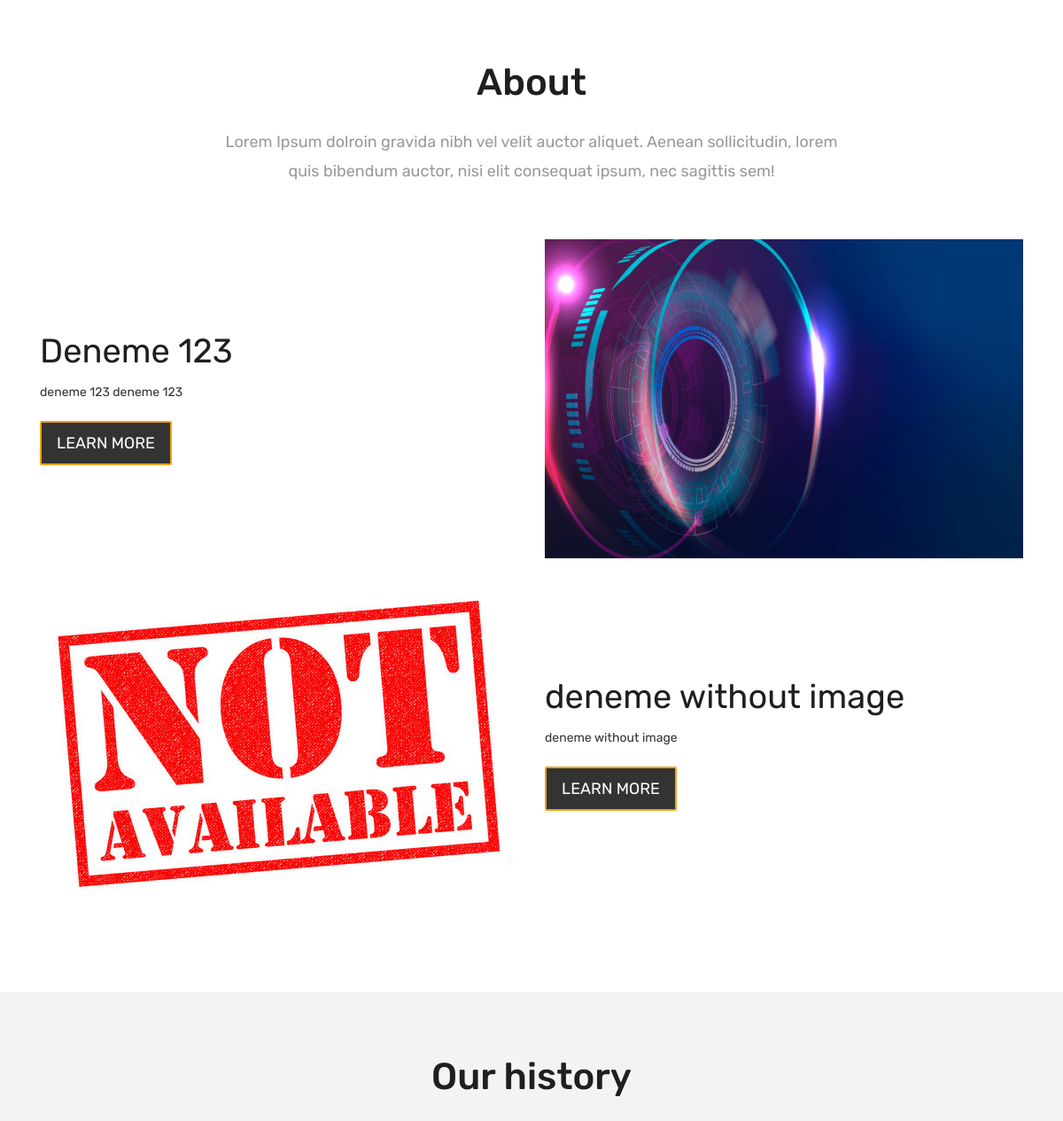
Before: / (middle part) with the older database file.
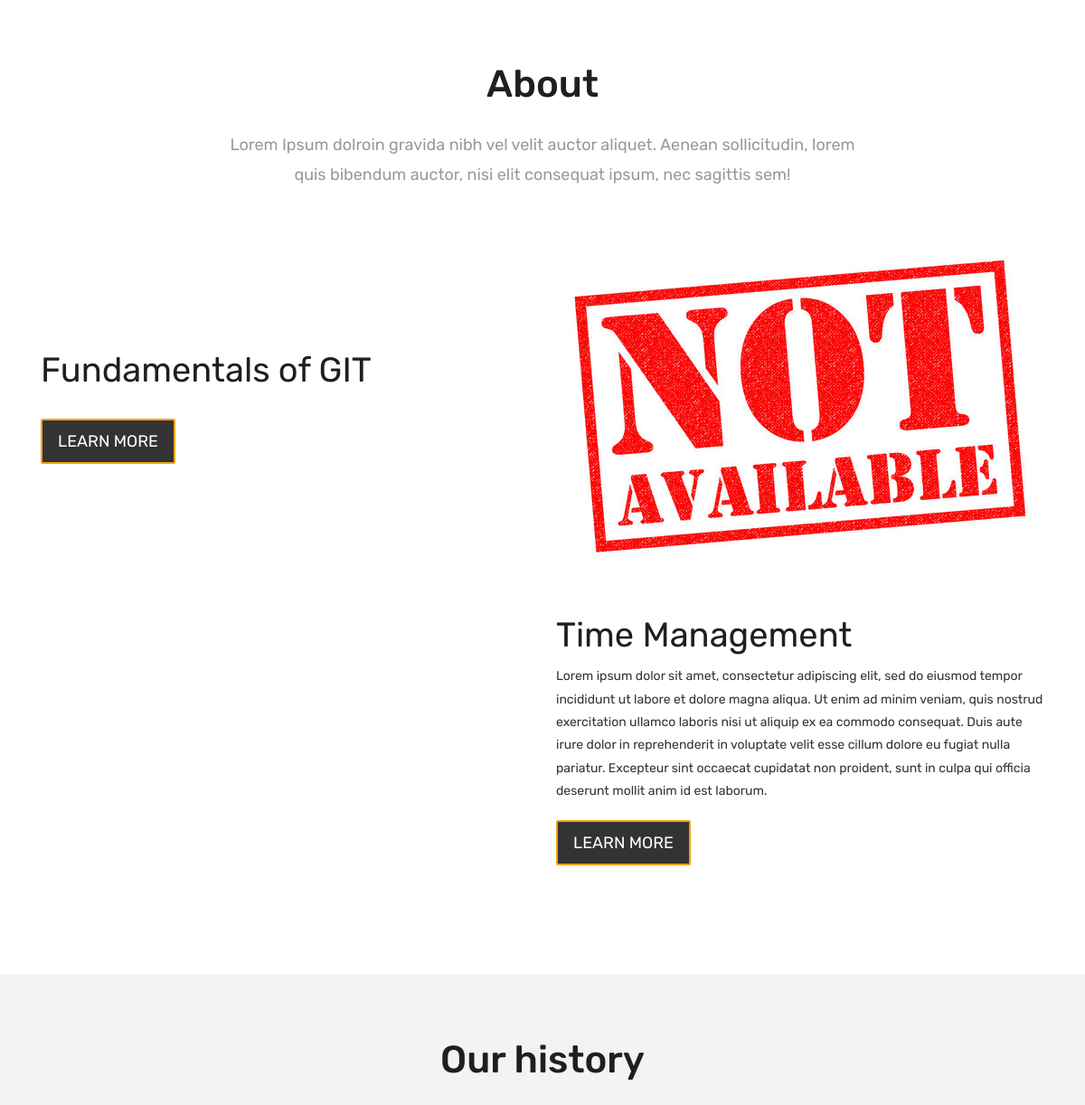
After: the same page with the newer database file.
### courses/models.py (models this page shows, shortened)
class Course(models.Model):
    name = models.CharField(max_length=200, unique=True, verbose_name="Course Name", help_text="Enter the course name")
    category = models.ForeignKey(Category, null=True, on_delete=models.DO_NOTHING)
    tags = models.ManyToManyField(Tag, blank=True, null=True)
    students = models.ManyToManyField(User, blank=True, related_name='courses_joined')
    teacher = models.ForeignKey(Teacher, null=True, on_delete=models.CASCADE)
    description = models.TextField(blank=True, null=True)
    image = models.ImageField(upload_to="courses/%Y/%m/%d/", default="default_course_image.jpg")
    date = models.DateTimeField(auto_now=True)
    available = models.BooleanField(default=True)

### pages/views.py (the view)
# urls.py: path('', IndexView.as_view(), name="index"),
class IndexView(TemplateView):
    template_name = 'index.html'
    def get_context_data(self, **kwargs):
        context = super().get_context_data(**kwargs)
        context['courses'] = Course.objects.filter(available=True).order_by('-date')[:2]
        context['total_course'] = Course.objects.filter(available=True).count()
        context['total_students'] = User.objects.count()
        context['total_teachers'] = Teacher.objects.count()
        return context

### templates/index.html (shortened to what this page needs)
{% extends 'partials/_base.html' %}
{% load static %}
{% block content %}
    <div id="overviews" class="section wb">
        <div class="container">
            <div class="section-title row text-center">
                <div class="col-md-8 offset-md-2">
                    <h3>About</h3>
                    <p class="lead">Lorem Ipsum dolroin gravida nibh vel velit auctor aliquet. Aenean sollicitudin, lorem quis bibendum auctor, nisi elit consequat ipsum, nec sagittis sem!</p>
                </div>
            </div>
			{% for course in courses %}
            <div class="row align-items-center">
				{% if not forloop.first %}
				<div class="col-xl-6 col-lg-6 col-md-12 col-sm-12">
                    <div class="post-media wow fadeIn">
                        <img src="{{course.image.url}}" alt="" class="img-fluid img-rounded">
                    </div>
                </div>
				{% endif %}
                <div class="col-xl-6 col-lg-6 col-md-12 col-sm-12">
                    <div class="message-box">
                        <h2>{{ course.name }}</h2>
                        <p> {{ course.description }} </p>
                        <a href="{% url 'course_detail' course.category.slug course.id %}" class="hover-btn-new orange"><span>Learn More</span></a>
                    </div>
                </div>
				{% if forloop.first %}
				<div class="col-xl-6 col-lg-6 col-md-12 col-sm-12">
                    <div class="post-media wow fadeIn">
                        <img src="{{course.image.url}}" alt="" class="img-fluid img-rounded">
                    </div>
                </div>
				{% endif %}
			</div>
			{% endfor %}
        </div>
    </div>
    <section class="section lb page-section">
		<div class="container">
			 <div class="section-title row text-center">
                <div class="col-md-8 offset-md-2">
                    <h3>Our history</h3>
                </div>
            </div>
		</div>
	</section>
{% endblock %}

Changed rows visible on the page:
no longer on this page (row edited): Course: name "Deneme 123", description "deneme 123 deneme 123", image (picture)
removed Course: image (placeholder picture), name "deneme without image", description "deneme without image"
now on this page (row edited): Course: name "Fundamentals of GIT", image (placeholder picture)
added Course: name "Time Management", description "Lorem ipsum dolor sit amet, consectetur adipiscing elit, sed do eiusmod tempor incididunt ut labore et dolore magna aliqua. Ut enim ad minim veniam, quis nostrud exercitation ullamco laboris nisi ut aliquip ex ea commodo consequat. Duis aute irure dolor in reprehenderit in voluptate velit esse cillum dolore eu fugiat nulla pariatur. Excepteur sint occaecat cupidatat non proident, sunt in culpa qui officia deserunt mollit anim id est laborum."
